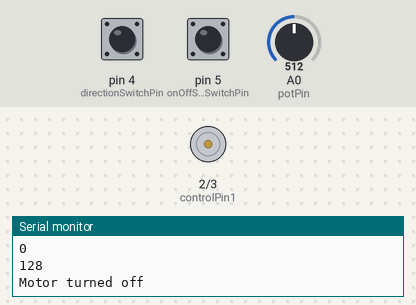
Bench run of a sketch on a simulated Arduino Uno, built with avr-gcc and run on an emulated ATmega328P. Parts: motor-driver pin pairs drawn as motors (green arrow = first pin HIGH = forward, orange = second pin HIGH = backward, longer = more drive, scaled by the enable pin), the last lines printed to the serial monitor. The inputs (shaded band) are chosen by the test bench; at power-on: pin 5 (onOffSwitchStateSwitchPin) LOW, A0 (potPin) = 512, pin 4 (directionSwitchPin) LOW.

Above: at 1.2 s.
1.3 s: pin 5 (onOffSwitchStateSwitchPin) pulled HIGH for 0.15 s
At 1.9 s:
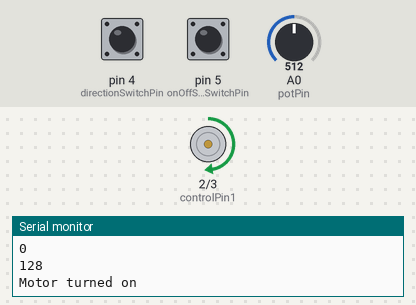
2.9 s: A0 (potPin) set to 716
At 3.8 s:
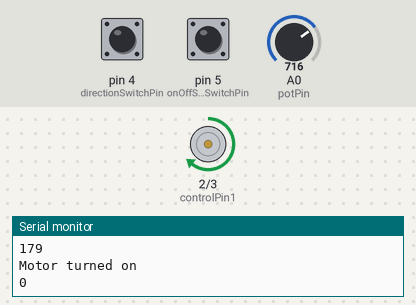
4.4 s: pin 4 (directionSwitchPin) pulled HIGH for 0.15 s
At 5.3 s:
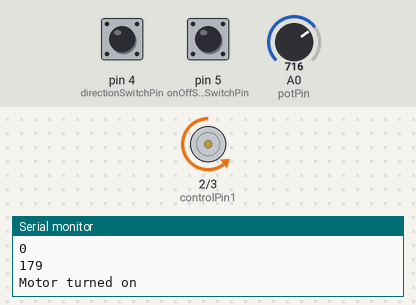
6.0 s: A0 (potPin) set to 0
At 6.9 s:
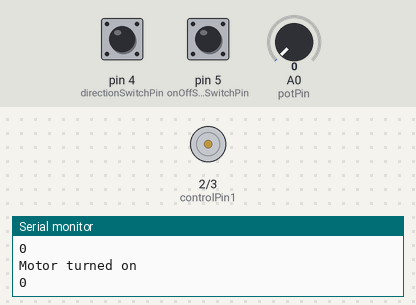
7.5 s: A0 (potPin) set to 2
10.5 s: A0 (potPin) set to 5
At 11.4 s:
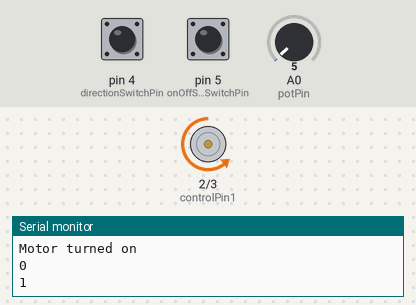
Timing chart, 0 to 13.0 s (numbered marks = the images above; inputs shaded):
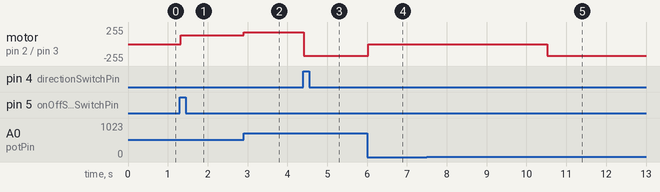

Measured:
- the behaviour switches between 3 and 4 on A0 (potPin) (found by bisection; images 4 and 5)
- after the input at 1.3 s, motor on pin 2 (controlPin1) / pin 3 (controlPin2): stopped → forward 128/255 at once
- after the input at 2.9 s, motor on pin 2 (controlPin1) / pin 3 (controlPin2): forward 128/255 → forward 179/255 at once
- after the input at 4.4 s, motor on pin 2 (controlPin1) / pin 3 (controlPin2): forward 179/255 → backward 179/255 at once
- after the input at 6.0 s, motor on pin 2 (controlPin1) / pin 3 (controlPin2): backward 179/255 → stopped at once
- after the input at 10.5 s, motor on pin 2 (controlPin1) / pin 3 (controlPin2): stopped → backward 179/255 at once

The sketch:

zoetrope.ino
```cpp
/*
  Arduino Starter Kit example
  Project 10 - Zoetrope

  This sketch is written to accompany Project 10 in the Arduino Starter Kit

  Parts required:
  - two 10 kilohm resistors
  - two momentary pushbuttons
  - one 10 kilohm potentiometer
  - motor
  - 9V battery
  - H-Bridge

  created 13 Sep 2012
  by Scott Fitzgerald
  Thanks to Federico Vanzati for improvements

  https://store.arduino.cc/genuino-starter-kit

  This example code is part of the public domain.
*/

const int controlPin1 = 2;                // connected to pin 7 on the H-bridge
const int controlPin2 = 3;                // connected to pin 2 on the H-bridge
const int enablePin = 9;                  // connected to pin 1 on the H-bridge
const int directionSwitchPin = 4;         // connected to the switch for direction
const int onOffSwitchStateSwitchPin = 5;  // connected to the switch for turning the motor on and off
const int potPin = A0;                    // connected to the potentiometer's output

// create some variables to hold values from your inputs
int onOffSwitchState = 0;              // current state of the on/off switch
int previousOnOffSwitchState = 0;      // previous position of the on/off switch
int directionSwitchState = 0;          // current state of the direction switch
int previousDirectionSwitchState = 0;  // previous state of the direction switch

int motorEnabled = 0;    // Turns the motor on/off
int motorSpeed = 0;      // speed of the motor
int motorDirection = 1;  // current direction of the motor

void setup() {
  // initialize the inputs and outputs
  pinMode(directionSwitchPin, INPUT);
  pinMode(onOffSwitchStateSwitchPin, INPUT);
  pinMode(controlPin1, OUTPUT);
  pinMode(controlPin2, OUTPUT);
  pinMode(enablePin, OUTPUT);

  // pull the enable pin LOW to start
  digitalWrite(enablePin, LOW);
  Serial.begin(9600);
}

void loop() {
  // read the value of the on/off switch
  onOffSwitchState = digitalRead(onOffSwitchStateSwitchPin);
  delay(1);

  // read the value of the direction switch
  directionSwitchState = digitalRead(directionSwitchPin);
  Serial.println(directionSwitchState);

  // read the value of the pot and divide by 4 to get a value that can be
  // used for PWM
  motorSpeed = analogRead(potPin) / 4;
  Serial.println(motorSpeed);

  // if the on/off button changed state since the last loop()
  if (onOffSwitchState != previousOnOffSwitchState) {
    // change the value of motorEnabled if pressed
    if (onOffSwitchState == HIGH) {
      motorEnabled = !motorEnabled;
    }
  }

  // if the direction button changed state since the last loop()
  if (directionSwitchState != previousDirectionSwitchState) {
    // change the value of motorDirection if pressed
    if (directionSwitchState == HIGH) {
      motorDirection = !motorDirection;
    }
  }

  // change the direction the motor spins by talking to the control pins
  // on the H-Bridge
  if (motorDirection == 1) {
    digitalWrite(controlPin1, HIGH);
    digitalWrite(controlPin2, LOW);
  } else {
    digitalWrite(controlPin1, LOW);
    digitalWrite(controlPin2, HIGH);
  }

  // if the motor is supposed to be on
  if (motorEnabled == 1) {
    // PWM the enable pin to vary the speed
    analogWrite(enablePin, motorSpeed);
    Serial.println("Motor turned on");
  } else {  // if the motor is not supposed to be on
    //turn the motor off
    analogWrite(enablePin, 0);
    Serial.println("Motor turned off");
  }
  // save the current on/off switch state as the previous
  previousDirectionSwitchState = directionSwitchState;
  // save the current switch state as the previous
  previousOnOffSwitchState = onOffSwitchState;
}
```
